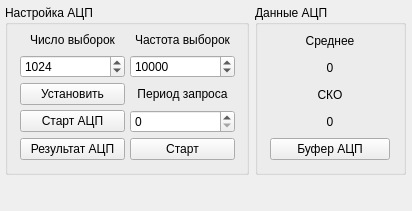
<?xml version="1.0" encoding="UTF-8"?>
<ui version="4.0">
 <class>Widget</class>
 <widget class="QWidget" name="Widget">
  <property name="geometry">
   <rect>
    <x>0</x>
    <y>0</y>
    <width>412</width>
    <height>211</height>
   </rect>
  </property>
  <property name="sizePolicy">
   <sizepolicy hsizetype="Fixed" vsizetype="Fixed">
    <horstretch>0</horstretch>
    <verstretch>0</verstretch>
   </sizepolicy>
  </property>
  <property name="windowTitle">
   <string>Widget</string>
  </property>
  <widget class="QWidget" name="verticalLayoutWidget_2">
   <property name="geometry">
    <rect>
     <x>5</x>
     <y>180</y>
     <width>401</width>
     <height>25</height>
    </rect>
   </property>
   <layout class="QVBoxLayout" name="mainLayout">
    <property name="spacing">
     <number>6</number>
    </property>
    <property name="sizeConstraint">
     <enum>QLayout::SetDefaultConstraint</enum>
    </property>
   </layout>
  </widget>
  <widget class="QGroupBox" name="groupBox">
   <property name="geometry">
    <rect>
     <x>5</x>
     <y>5</y>
     <width>244</width>
     <height>170</height>
    </rect>
   </property>
   <property name="sizePolicy">
    <sizepolicy hsizetype="Ignored" vsizetype="Ignored">
     <horstretch>0</horstretch>
     <verstretch>0</verstretch>
    </sizepolicy>
   </property>
   <property name="title">
    <string>Настройка АЦП</string>
   </property>
   <widget class="QWidget" name="gridLayoutWidget">
    <property name="geometry">
     <rect>
      <x>10</x>
      <y>20</y>
      <width>225</width>
      <height>140</height>
     </rect>
    </property>
    <layout class="QGridLayout" name="gridLayout">
     <property name="sizeConstraint">
      <enum>QLayout::SetDefaultConstraint</enum>
     </property>
     <item row="0" column="0">
      <widget class="QLabel" name="label">
       <property name="text">
        <string>Число выборок</string>
       </property>
       <property name="alignment">
        <set>Qt::AlignCenter</set>
       </property>
      </widget>
     </item>
     <item row="1" column="0">
      <widget class="QSpinBox" name="spbNsamples">
       <property name="minimum">
        <number>1</number>
       </property>
       <property name="maximum">
        <number>8194</number>
       </property>
       <property name="value">
        <number>1024</number>
       </property>
      </widget>
     </item>
     <item row="0" column="1">
      <widget class="QLabel" name="label_3">
       <property name="text">
        <string>Частота выборок</string>
       </property>
       <property name="alignment">
        <set>Qt::AlignCenter</set>
       </property>
      </widget>
     </item>
     <item row="1" column="1">
      <widget class="QSpinBox" name="spbFrequency">
       <property name="minimum">
        <number>0</number>
       </property>
       <property name="maximum">
        <number>1000000000</number>
       </property>
       <property name="value">
        <number>10000</number>
       </property>
      </widget>
     </item>
     <item row="3" column="0">
      <widget class="QPushButton" name="btnSetParam">
       <property name="text">
        <string>Установить</string>
       </property>
      </widget>
     </item>
     <item row="4" column="0">
      <widget class="QPushButton" name="btnStartAdc">
       <property name="text">
        <string>Старт АЦП</string>
       </property>
      </widget>
     </item>
     <item row="5" column="0">
      <widget class="QPushButton" name="btnResultAdc">
       <property name="text">
        <string>Результат АЦП</string>
       </property>
      </widget>
     </item>
     <item row="5" column="1">
      <widget class="QPushButton" name="btnStart">
       <property name="text">
        <string>Старт</string>
       </property>
      </widget>
     </item>
     <item row="4" column="1">
      <widget class="QSpinBox" name="periodVal">
       <property name="maximum">
        <number>5000</number>
       </property>
       <property name="singleStep">
        <number>10</number>
       </property>
      </widget>
     </item>
     <item row="3" column="1">
      <widget class="QLabel" name="label_2">
       <property name="text">
        <string>Период запроса</string>
       </property>
       <property name="alignment">
        <set>Qt::AlignCenter</set>
       </property>
      </widget>
     </item>
    </layout>
   </widget>
  </widget>
  <widget class="QGroupBox" name="groupBox_2">
   <property name="geometry">
    <rect>
     <x>255</x>
     <y>5</y>
     <width>151</width>
     <height>170</height>
    </rect>
   </property>
   <property name="title">
    <string>Данные АЦП</string>
   </property>
   <widget class="QWidget" name="gridLayoutWidget_2">
    <property name="geometry">
     <rect>
      <x>10</x>
      <y>20</y>
      <width>130</width>
      <height>140</height>
     </rect>
    </property>
    <layout class="QGridLayout" name="gridLayout_2">
     <item row="0" column="0">
      <widget class="QLabel" name="label_4">
       <property name="text">
        <string>Среднее</string>
       </property>
       <property name="alignment">
        <set>Qt::AlignCenter</set>
       </property>
      </widget>
     </item>
     <item row="1" column="0">
      <widget class="QLabel" name="l_mean">
       <property name="text">
        <string>0</string>
       </property>
       <property name="alignment">
        <set>Qt::AlignCenter</set>
       </property>
      </widget>
     </item>
     <item row="2" column="0">
      <widget class="QLabel" name="label_6">
       <property name="text">
        <string>СКО</string>
       </property>
       <property name="alignment">
        <set>Qt::AlignCenter</set>
       </property>
      </widget>
     </item>
     <item row="3" column="0">
      <widget class="QLabel" name="l_rms">
       <property name="text">
        <string>0</string>
       </property>
       <property name="alignment">
        <set>Qt::AlignCenter</set>
       </property>
      </widget>
     </item>
     <item row="4" column="0">
      <widget class="QPushButton" name="btnBufferAdc">
       <property name="text">
        <string>Буфер АЦП</string>
       </property>
      </widget>
     </item>
    </layout>
   </widget>
  </widget>
 </widget>
 <layoutdefault spacing="5" margin="5"/>
 <resources/>
 <connections/>
 <designerdata>
  <property name="gridDeltaX">
   <number>5</number>
  </property>
  <property name="gridDeltaY">
   <number>5</number>
  </property>
  <property name="gridSnapX">
   <bool>true</bool>
  </property>
  <property name="gridSnapY">
   <bool>true</bool>
  </property>
  <property name="gridVisible">
   <bool>false</bool>
  </property>
 </designerdata>
</ui>
